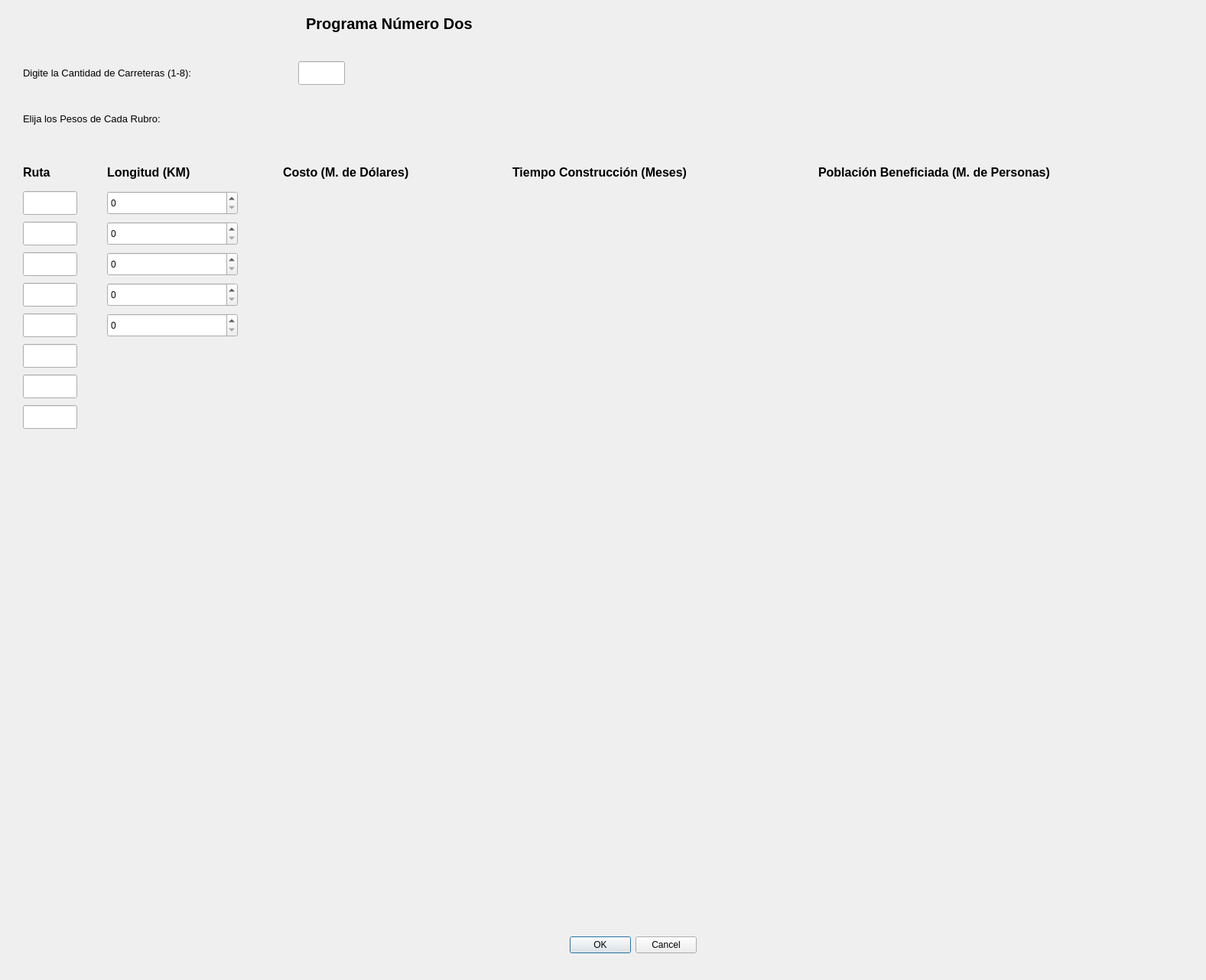
<?xml version="1.0" encoding="UTF-8"?>
<ui version="4.0">
 <class>Dialog</class>
 <widget class="QDialog" name="Dialog">
  <property name="geometry">
   <rect>
    <x>0</x>
    <y>0</y>
    <width>1577</width>
    <height>1282</height>
   </rect>
  </property>
  <property name="windowTitle">
   <string>Dialog</string>
  </property>
  <widget class="QDialogButtonBox" name="buttonBox">
   <property name="geometry">
    <rect>
     <x>670</x>
     <y>1220</y>
     <width>241</width>
     <height>32</height>
    </rect>
   </property>
   <property name="orientation">
    <enum>Qt::Horizontal</enum>
   </property>
   <property name="standardButtons">
    <set>QDialogButtonBox::Cancel|QDialogButtonBox::Ok</set>
   </property>
  </widget>
  <widget class="QLabel" name="nombrePrograma">
   <property name="geometry">
    <rect>
     <x>400</x>
     <y>10</y>
     <width>361</width>
     <height>41</height>
    </rect>
   </property>
   <property name="font">
    <font>
     <pointsize>15</pointsize>
     <weight>75</weight>
     <bold>true</bold>
    </font>
   </property>
   <property name="text">
    <string>Programa Número Dos</string>
   </property>
  </widget>
  <widget class="QLabel" name="nombreCantidadCarreteras">
   <property name="geometry">
    <rect>
     <x>30</x>
     <y>80</y>
     <width>351</width>
     <height>31</height>
    </rect>
   </property>
   <property name="font">
    <font>
     <pointsize>10</pointsize>
    </font>
   </property>
   <property name="text">
    <string>Digite la Cantidad de Carreteras (1-8):</string>
   </property>
  </widget>
  <widget class="QLabel" name="nombrePesos">
   <property name="geometry">
    <rect>
     <x>30</x>
     <y>140</y>
     <width>351</width>
     <height>31</height>
    </rect>
   </property>
   <property name="font">
    <font>
     <pointsize>10</pointsize>
    </font>
   </property>
   <property name="text">
    <string>Elija los Pesos de Cada Rubro:</string>
   </property>
  </widget>
  <widget class="QLabel" name="nombreRuta">
   <property name="geometry">
    <rect>
     <x>30</x>
     <y>210</y>
     <width>61</width>
     <height>31</height>
    </rect>
   </property>
   <property name="font">
    <font>
     <pointsize>12</pointsize>
     <weight>75</weight>
     <bold>true</bold>
    </font>
   </property>
   <property name="text">
    <string>Ruta</string>
   </property>
  </widget>
  <widget class="QLineEdit" name="lineEdit">
   <property name="geometry">
    <rect>
     <x>390</x>
     <y>80</y>
     <width>61</width>
     <height>31</height>
    </rect>
   </property>
  </widget>
  <widget class="QLabel" name="nombreRuta_2">
   <property name="geometry">
    <rect>
     <x>140</x>
     <y>210</y>
     <width>181</width>
     <height>31</height>
    </rect>
   </property>
   <property name="font">
    <font>
     <pointsize>12</pointsize>
     <weight>75</weight>
     <bold>true</bold>
    </font>
   </property>
   <property name="text">
    <string>Longitud (KM)</string>
   </property>
  </widget>
  <widget class="QLabel" name="nombreRuta_3">
   <property name="geometry">
    <rect>
     <x>370</x>
     <y>210</y>
     <width>261</width>
     <height>31</height>
    </rect>
   </property>
   <property name="font">
    <font>
     <pointsize>12</pointsize>
     <weight>75</weight>
     <bold>true</bold>
    </font>
   </property>
   <property name="text">
    <string>Costo (M. de Dólares)</string>
   </property>
  </widget>
  <widget class="QLabel" name="nombreRuta_4">
   <property name="geometry">
    <rect>
     <x>670</x>
     <y>210</y>
     <width>361</width>
     <height>31</height>
    </rect>
   </property>
   <property name="font">
    <font>
     <pointsize>12</pointsize>
     <weight>75</weight>
     <bold>true</bold>
    </font>
   </property>
   <property name="text">
    <string>Tiempo Construcción (Meses)</string>
   </property>
  </widget>
  <widget class="QLabel" name="nombreRuta_5">
   <property name="geometry">
    <rect>
     <x>1070</x>
     <y>210</y>
     <width>481</width>
     <height>31</height>
    </rect>
   </property>
   <property name="font">
    <font>
     <pointsize>12</pointsize>
     <weight>75</weight>
     <bold>true</bold>
    </font>
   </property>
   <property name="text">
    <string>Población Beneficiada (M. de Personas)</string>
   </property>
  </widget>
  <widget class="QLineEdit" name="lineEdit_2">
   <property name="geometry">
    <rect>
     <x>30</x>
     <y>250</y>
     <width>71</width>
     <height>31</height>
    </rect>
   </property>
  </widget>
  <widget class="QLineEdit" name="lineEdit_3">
   <property name="geometry">
    <rect>
     <x>30</x>
     <y>290</y>
     <width>71</width>
     <height>31</height>
    </rect>
   </property>
  </widget>
  <widget class="QLineEdit" name="lineEdit_4">
   <property name="geometry">
    <rect>
     <x>30</x>
     <y>330</y>
     <width>71</width>
     <height>31</height>
    </rect>
   </property>
  </widget>
  <widget class="QLineEdit" name="lineEdit_5">
   <property name="geometry">
    <rect>
     <x>30</x>
     <y>370</y>
     <width>71</width>
     <height>31</height>
    </rect>
   </property>
  </widget>
  <widget class="QLineEdit" name="lineEdit_6">
   <property name="geometry">
    <rect>
     <x>30</x>
     <y>410</y>
     <width>71</width>
     <height>31</height>
    </rect>
   </property>
  </widget>
  <widget class="QLineEdit" name="lineEdit_7">
   <property name="geometry">
    <rect>
     <x>30</x>
     <y>450</y>
     <width>71</width>
     <height>31</height>
    </rect>
   </property>
  </widget>
  <widget class="QLineEdit" name="lineEdit_8">
   <property name="geometry">
    <rect>
     <x>30</x>
     <y>490</y>
     <width>71</width>
     <height>31</height>
    </rect>
   </property>
  </widget>
  <widget class="QLineEdit" name="lineEdit_9">
   <property name="geometry">
    <rect>
     <x>30</x>
     <y>530</y>
     <width>71</width>
     <height>31</height>
    </rect>
   </property>
  </widget>
  <widget class="QSpinBox" name="spinBox">
   <property name="geometry">
    <rect>
     <x>140</x>
     <y>250</y>
     <width>171</width>
     <height>31</height>
    </rect>
   </property>
  </widget>
  <widget class="QSpinBox" name="spinBox_2">
   <property name="geometry">
    <rect>
     <x>140</x>
     <y>290</y>
     <width>171</width>
     <height>31</height>
    </rect>
   </property>
  </widget>
  <widget class="QSpinBox" name="spinBox_3">
   <property name="geometry">
    <rect>
     <x>140</x>
     <y>330</y>
     <width>171</width>
     <height>31</height>
    </rect>
   </property>
  </widget>
  <widget class="QSpinBox" name="spinBox_4">
   <property name="geometry">
    <rect>
     <x>140</x>
     <y>370</y>
     <width>171</width>
     <height>31</height>
    </rect>
   </property>
  </widget>
  <widget class="QSpinBox" name="spinBox_5">
   <property name="geometry">
    <rect>
     <x>140</x>
     <y>410</y>
     <width>171</width>
     <height>31</height>
    </rect>
   </property>
  </widget>
 </widget>
 <resources/>
 <connections>
  <connection>
   <sender>buttonBox</sender>
   <signal>accepted()</signal>
   <receiver>Dialog</receiver>
   <slot>accept()</slot>
   <hints>
    <hint type="sourcelabel">
     <x>248</x>
     <y>254</y>
    </hint>
    <hint type="destinationlabel">
     <x>157</x>
     <y>274</y>
    </hint>
   </hints>
  </connection>
  <connection>
   <sender>buttonBox</sender>
   <signal>rejected()</signal>
   <receiver>Dialog</receiver>
   <slot>reject()</slot>
   <hints>
    <hint type="sourcelabel">
     <x>316</x>
     <y>260</y>
    </hint>
    <hint type="destinationlabel">
     <x>286</x>
     <y>274</y>
    </hint>
   </hints>
  </connection>
 </connections>
</ui>
